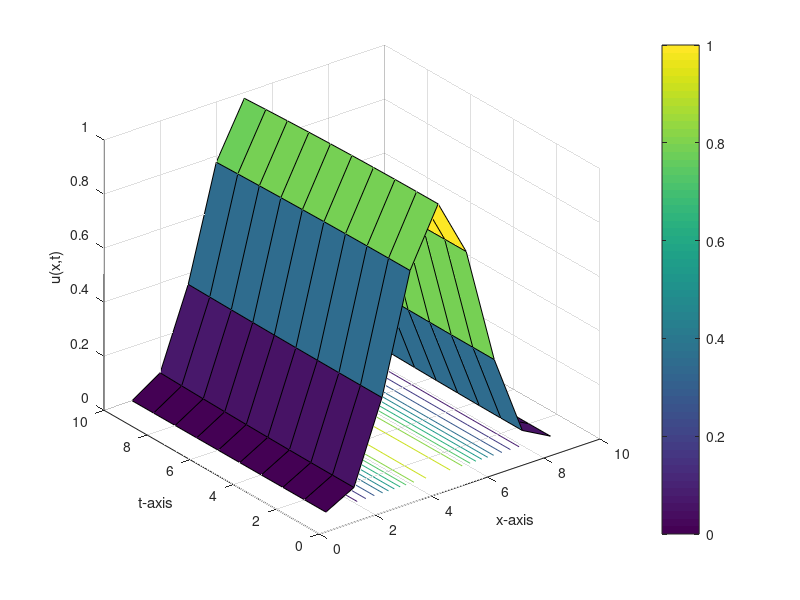
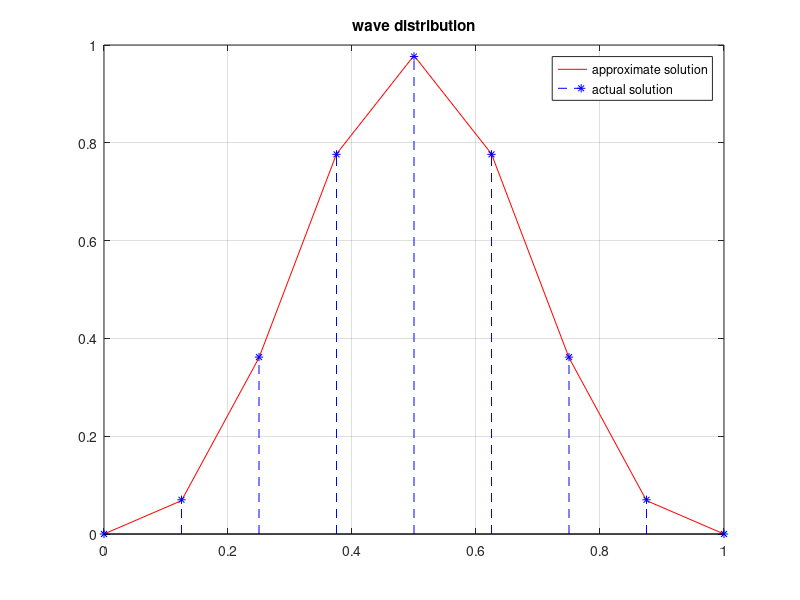

These charts were generated, in order, by the following MATLAB code:
% Approximate the one dimensional wave equation
%
% d^2u/dt^2 = d^2u/dx^2,   0 < x < 1,  t > 0
%
% which is subject to the initial conditions
% u(x,0) = sin(pi*x)^3   and   du(x,0)/dt = 0   for all 0 <= x <= 1
%
% and the boundary conditions
% u(0,t) = u(1,t) = 0,   t > 0
%
% and compare the result at t = 0.04 to the actual solution
% u(x,t) = (3/4)*sin(pi*x)*cos(pi*t) - (1/4)*sin(3*pi*x)*cos(3*pi*t)

function wave3
clc
clf
clear all
c=1;
a=0;
b=1;
tf=0.04;
n=9;
m=10;
C1=0;
C2=0;
h=(b-a)/(n-1);
k=(tf-0)/(m-1);
r=(c*k)/h;
s1=1-r^2;
s2=2-2*r^2;
u=zeros(n,m);
for j=1:m
    u(1,j)=C1;
    u(n,j)=C2;
end
for i=2:n-1
    u(i,1)=f(a+(i-1)*h);
    u(i,2)=s1*f(a+h*(i-1))+k*g(a+h*(i-1))+(r^2)/2*(f(a+(i-2)*h)+f(a+i*h));
end
for j=3:m
    for i=2:n-1
        u(i,j)=s2*u(i,j-1)-u(i,j-2)+(r^2)*(u(i+1,j-1)+u(i-1,j-1));
    end
end
disp('Result=')
num2str(u')
figure (1)
surfc(u')
colorbar
grid on
xlabel('x-axis');
ylabel('t-axis');
zlabel('u(x,t)');
hold off
figure(2)
x=linspace(a,b,n);
sum=0.0;
for i=1:n
    v1(i)=u(i,m);%approximate solution depends on the value of m
    v2(i)=((3/4)*sin(pi*x(i))*cos(pi*tf))-((1/4)*sin(3*pi*x(i))*cos(3*pi*tf)); %Exact solution at t=0.04
    sum=sum+(v1(i)-v2(i))*(v1(i)-v2(i));
end
rmse=sqrt(sum/n)
plot(x,v1,'-r')
hold on
stem(x,v2,'--*b')
grid on
hold off
title('wave distribution');
legend('approximate solution','actual solution');
function z=f(x)
z=((sin(pi*x))^3);
function z=g(x)
z=0;
